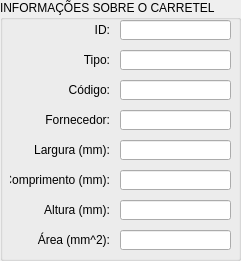
  <widget class="QGroupBox" name="groupBox_bobbin">
   <property name="geometry">
    <rect>
     <x>610</x>
     <y>10</y>
     <width>241</width>
     <height>261</height>
    </rect>
   </property>
   <property name="title">
    <string>INFORMAÇÕES SOBRE O CARRETEL</string>
   </property>
   <widget class="QLabel" name="label_bobbinArea">
    <property name="geometry">
     <rect>
      <x>10</x>
      <y>230</y>
      <width>100</width>
      <height>20</height>
     </rect>
    </property>
    <property name="text">
     <string>Área (mm^2):</string>
    </property>
    <property name="alignment">
     <set>Qt::AlignRight|Qt::AlignTrailing|Qt::AlignVCenter</set>
    </property>
   </widget>
   <widget class="QLineEdit" name="lineEdit_bobbinCode">
    <property name="geometry">
     <rect>
      <x>120</x>
      <y>80</y>
      <width>111</width>
      <height>20</height>
     </rect>
    </property>
    <property name="text">
     <string/>
    </property>
   </widget>
   <widget class="QLabel" name="label_bobbinLength">
    <property name="geometry">
     <rect>
      <x>10</x>
      <y>170</y>
      <width>100</width>
      <height>20</height>
     </rect>
    </property>
    <property name="text">
     <string>Comprimento (mm):</string>
    </property>
    <property name="alignment">
     <set>Qt::AlignRight|Qt::AlignTrailing|Qt::AlignVCenter</set>
    </property>
   </widget>
   <widget class="QLineEdit" name="lineEdit_bobbinHeight">
    <property name="geometry">
     <rect>
      <x>120</x>
      <y>200</y>
      <width>111</width>
      <height>20</height>
     </rect>
    </property>
    <property name="text">
     <string/>
    </property>
   </widget>
   <widget class="QLineEdit" name="lineEdit_bobbinLength">
    <property name="geometry">
     <rect>
      <x>120</x>
      <y>170</y>
      <width>111</width>
      <height>20</height>
     </rect>
    </property>
    <property name="text">
     <string/>
    </property>
   </widget>
   <widget class="QLabel" name="label_bobbinHeight">
    <property name="geometry">
     <rect>
      <x>10</x>
      <y>200</y>
      <width>100</width>
      <height>20</height>
     </rect>
    </property>
    <property name="text">
     <string>Altura (mm):</string>
    </property>
    <property name="alignment">
     <set>Qt::AlignRight|Qt::AlignTrailing|Qt::AlignVCenter</set>
    </property>
   </widget>
   <widget class="QLabel" name="label_bobbinCode">
    <property name="geometry">
     <rect>
      <x>10</x>
      <y>80</y>
      <width>100</width>
      <height>20</height>
     </rect>
    </property>
    <property name="text">
     <string>Código:</string>
    </property>
    <property name="alignment">
     <set>Qt::AlignRight|Qt::AlignTrailing|Qt::AlignVCenter</set>
    </property>
   </widget>
   <widget class="QLabel" name="label_bobbinID">
    <property name="geometry">
     <rect>
      <x>10</x>
      <y>20</y>
      <width>100</width>
      <height>20</height>
     </rect>
    </property>
    <property name="text">
     <string>ID:</string>
    </property>
    <property name="alignment">
     <set>Qt::AlignRight|Qt::AlignTrailing|Qt::AlignVCenter</set>
    </property>
   </widget>
   <widget class="QLineEdit" name="lineEdit_bobbinArea">
    <property name="geometry">
     <rect>
      <x>120</x>
      <y>230</y>
      <width>111</width>
      <height>20</height>
     </rect>
    </property>
    <property name="text">
     <string/>
    </property>
   </widget>
   <widget class="QLabel" name="label_bobbinWidth">
    <property name="geometry">
     <rect>
      <x>10</x>
      <y>140</y>
      <width>100</width>
      <height>20</height>
     </rect>
    </property>
    <property name="text">
     <string>Largura (mm):</string>
    </property>
    <property name="alignment">
     <set>Qt::AlignRight|Qt::AlignTrailing|Qt::AlignVCenter</set>
    </property>
   </widget>
   <widget class="QLineEdit" name="lineEdit_bobbinProvider">
    <property name="geometry">
     <rect>
      <x>120</x>
      <y>110</y>
      <width>111</width>
      <height>20</height>
     </rect>
    </property>
    <property name="text">
     <string/>
    </property>
   </widget>
   <widget class="QLineEdit" name="lineEdit_bobbinType">
    <property name="geometry">
     <rect>
      <x>120</x>
      <y>50</y>
      <width>111</width>
      <height>20</height>
     </rect>
    </property>
    <property name="styleSheet">
     <string notr="true"/>
    </property>
    <property name="text">
     <string/>
    </property>
   </widget>
   <widget class="QLineEdit" name="lineEdit_bobbinID">
    <property name="geometry">
     <rect>
      <x>120</x>
      <y>20</y>
      <width>111</width>
      <height>20</height>
     </rect>
    </property>
   </widget>
   <widget class="QLabel" name="label_bobbinProvider">
    <property name="geometry">
     <rect>
      <x>10</x>
      <y>110</y>
      <width>100</width>
      <height>20</height>
     </rect>
    </property>
    <property name="text">
     <string>Fornecedor:</string>
    </property>
    <property name="alignment">
     <set>Qt::AlignRight|Qt::AlignTrailing|Qt::AlignVCenter</set>
    </property>
   </widget>
   <widget class="QLineEdit" name="lineEdit_bobbinWidth">
    <property name="geometry">
     <rect>
      <x>120</x>
      <y>140</y>
      <width>111</width>
      <height>20</height>
     </rect>
    </property>
    <property name="text">
     <string/>
    </property>
   </widget>
   <widget class="QLabel" name="label_bobbinType">
    <property name="geometry">
     <rect>
      <x>10</x>
      <y>50</y>
      <width>100</width>
      <height>20</height>
     </rect>
    </property>
    <property name="text">
     <string>Tipo:</string>
    </property>
    <property name="alignment">
     <set>Qt::AlignRight|Qt::AlignTrailing|Qt::AlignVCenter</set>
    </property>
   </widget>
  </widget>
